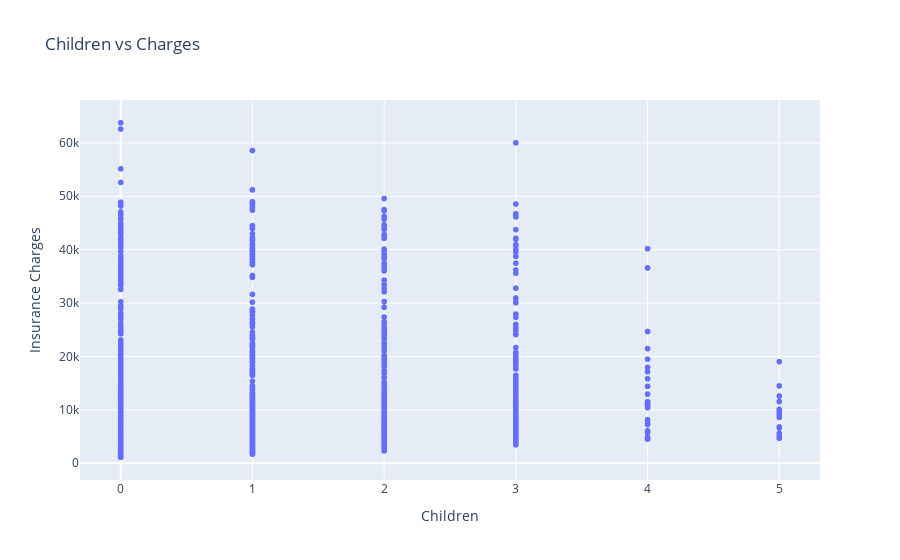

This figure's notebook cell:
### Code cell
import plotly.express as px

# Assuming you have a DataFrame named insurance_df
# Create a scatter plot of HP against charges
fig = px.scatter(insurance_df, x='children', y='charges', title='Children vs Charges',
                 labels={'children': 'Children', 'charges': 'Insurance Charges'})

fig.show()

### Figure 1 — Plotly figure (JSON) as saved in the notebook; plotly's stock layout.template omitted (floating-point values rounded to 4 significant figures; data arrays with more than 128 entries replaced by an {"elided": "..."} marker saying what was removed)
{"data": [{"hovertemplate": "Children=%{x}<br>Insurance Charges=%{y}<extra></extra>", "legendgroup": "", "marker": {"color": "#636efa", "symbol": "circle"}, "mode": "markers", "name": "", "showlegend": false, "type": "scattergl", "x": {"elided": "1338 int values"}, "xaxis": "x", "y": {"elided": "1338 float values"}, "yaxis": "y"}], "layout": {"legend": {"tracegroupgap": 0}, "title": {"text": "Children vs Charges"}, "xaxis": {"anchor": "y", "domain": [0, 1], "title": {"text": "Children"}}, "yaxis": {"anchor": "x", "domain": [0, 1], "title": {"text": "Insurance Charges"}}}}
